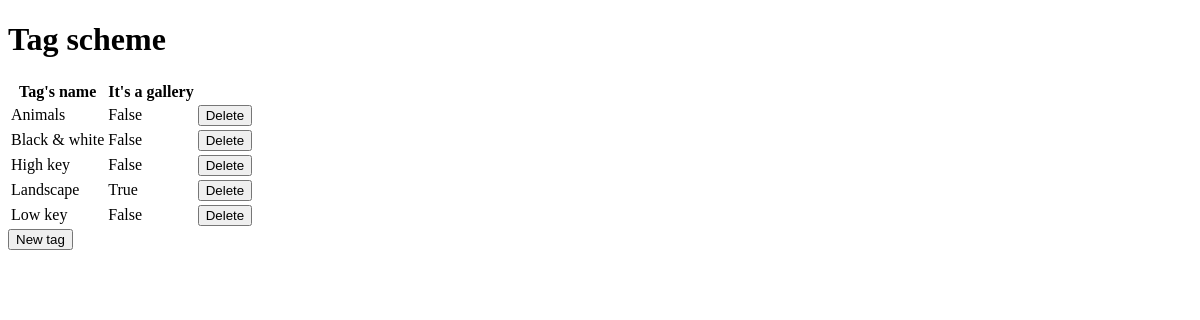
/albums/tacr, run on the app's committed database.
### albums/models.py (models this page shows, shortened)
class Tag(models.Model):
    tag_name = models.CharField(unique=True, blank=False, max_length=60)
    is_a_gallery = models.BooleanField(default=False)
    class Meta:
        ordering = ["tag_name"]

### albums/views.py (the view)
# urls.py: path('tacr', views.create_tags, name='create-tag'),
@never_cache
def create_tags(request):
    created_tags = Tag.objects.all()
    if request.method == "POST":
        tagform = CreateTagForm(request.POST, request.FILES)
        if tagform.is_valid():
            tagform.save()
            messages.success(request, 'Tag added succesfully')
            return redirect('/albums/tacr')
        else:
            err = tagform.errors.as_json()
            errDict = json.loads(err)
            for e in errDict.values():
                for m in e:
                    msg = m['message']
                    messages.error(request, msg)
            print(errDict)
            tagform = CreateTagForm()
    else:
        tagform = CreateTagForm()
    context = {
        'tagform': tagform,
        'created_tags': created_tags,
        }
    return render(request, 'albums/tags.html', context)

### albums/templates/albums/tags.html (shortened to what this page needs)
{% load static %}
<!DOCTYPE html>
<html lang="en">
<head>
    <link rel='stylesheet' type="text/css" href="{% static "css/styletags.css" %}">
</head>
<body>
    <div id="main">
        <h1>Tag scheme</h1>
        {% if created_tags %}
            <table id="tags_table">
                <thead>
                    <tr>
                        <th>Tag's name</th>
                        <th>It's a gallery</th>
                    </tr>
                </thead>
                <tbody>
                    {% for tag in created_tags %}
                        <tr>
                            <td>{{ tag.tag_name }}</td>
                            <td>{{ tag.is_a_gallery }}</td>
                            <td>
                                <button value="{{ tag.pk }},{{ tag.tag_name }}" onclick="tagRem(value)">Delete</button>
                            </td>
                        </tr>
                    {% endfor %}
                </tbody>
            </table>
        {% else %}
            <p>No tags are created.</p>
        {% endif %}
        <button class="button" onclick="tagForm()">New tag</button>
    </div>
</body>
</html>

### data on the page
Tag: tag_name "Animals", is_a_gallery "False"
Tag: tag_name "Black & white", is_a_gallery "False"
Tag: tag_name "High key", is_a_gallery "False"
Tag: tag_name "Landscape", is_a_gallery "True"
Tag: tag_name "Low key", is_a_gallery "False"
